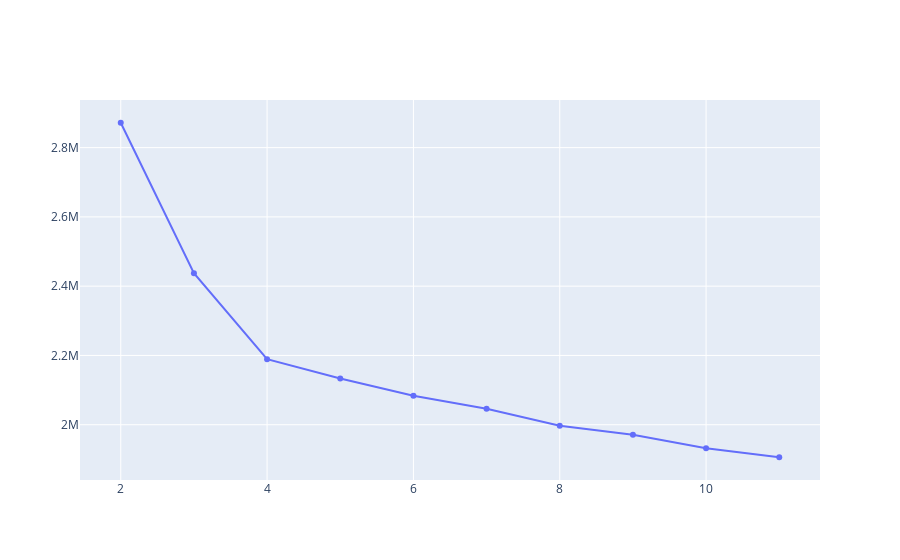

The code cell stored with this chart in its notebook:
### Code cell
import plotly.graph_objects as go

#OPTIONAL: Elbow plot with cost (will take a LONG time)
costs = []
n_clusters = []
clusters_assigned = []

#for i in tqdm(range(2, 25)):
for i in range(2, 12):

    try:
        kproto = KPrototypes(n_clusters= i, init='Cao', n_init=3, verbose=2, n_jobs=-1)
        clusters = kproto.fit_predict(kprot_data, categorical=[1])
        costs.append(kproto.cost_)
        n_clusters.append(i)
        clusters_assigned.append(clusters)
    except:
        print(f"Can't cluster with {i} clusters")
        
        
fig = go.Figure(data=go.Scatter(x=n_clusters, y=costs ))
fig.show()

### Figure 1 — Plotly figure (JSON) as saved in the notebook; plotly's stock layout.template omitted (floating-point values rounded to 4 significant figures)
{"data": [{"type": "scatter", "x": [2, 3, 4, 5, 6, 7, 8, 9, 10, 11], "y": [2872000.0, 2437000.0, 2189000.0, 2133000.0, 2084000.0, 2046000.0, 1997000.0, 1971000.0, 1932000.0, 1906000.0]}], "layout": {}}
